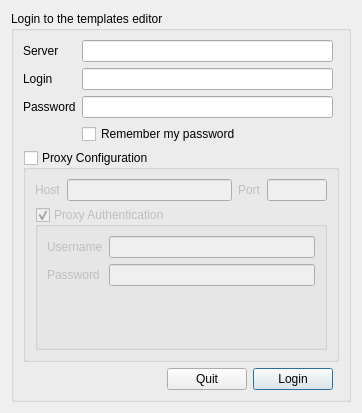
<?xml version="1.0" encoding="UTF-8"?>
<ui version="4.0">
 <class>LoginWindow</class>
 <widget class="QDialog" name="LoginWindow">
  <property name="windowModality">
   <enum>Qt::ApplicationModal</enum>
  </property>
  <property name="geometry">
   <rect>
    <x>0</x>
    <y>0</y>
    <width>362</width>
    <height>413</height>
   </rect>
  </property>
  <property name="sizePolicy">
   <sizepolicy hsizetype="Preferred" vsizetype="Minimum">
    <horstretch>0</horstretch>
    <verstretch>0</verstretch>
   </sizepolicy>
  </property>
  <property name="windowTitle">
   <string>Templates Editor</string>
  </property>
  <property name="modal">
   <bool>true</bool>
  </property>
  <layout class="QGridLayout" name="gridLayout">
   <item row="0" column="0">
    <widget class="QGroupBox" name="groupBox">
     <property name="title">
      <string>Login to the templates editor</string>
     </property>
     <layout class="QGridLayout" name="gridLayout_2">
      <item row="3" column="1" colspan="2">
       <widget class="QCheckBox" name="check_keeppw">
        <property name="text">
         <string>Remember my password</string>
        </property>
       </widget>
      </item>
      <item row="1" column="0">
       <widget class="QLabel" name="label">
        <property name="text">
         <string>Login</string>
        </property>
       </widget>
      </item>
      <item row="2" column="0">
       <widget class="QLabel" name="label_2">
        <property name="text">
         <string>Password</string>
        </property>
       </widget>
      </item>
      <item row="1" column="1">
       <widget class="QLineEdit" name="txt_login"/>
      </item>
      <item row="0" column="0">
       <widget class="QLabel" name="label_3">
        <property name="text">
         <string>Server</string>
        </property>
       </widget>
      </item>
      <item row="4" column="0" colspan="3">
       <widget class="QGroupBox" name="proxy_config">
        <property name="sizePolicy">
         <sizepolicy hsizetype="Preferred" vsizetype="Minimum">
          <horstretch>0</horstretch>
          <verstretch>0</verstretch>
         </sizepolicy>
        </property>
        <property name="styleSheet">
         <string notr="true"/>
        </property>
        <property name="title">
         <string>Proxy Configuration</string>
        </property>
        <property name="flat">
         <bool>false</bool>
        </property>
        <property name="checkable">
         <bool>true</bool>
        </property>
        <property name="checked">
         <bool>false</bool>
        </property>
        <layout class="QGridLayout" name="gridLayout_3">
         <item row="0" column="0">
          <widget class="QLabel" name="label_4">
           <property name="text">
            <string>Host</string>
           </property>
          </widget>
         </item>
         <item row="0" column="1">
          <widget class="QLineEdit" name="txt_proxyhost"/>
         </item>
         <item row="0" column="2">
          <widget class="QLabel" name="label_5">
           <property name="text">
            <string>Port</string>
           </property>
          </widget>
         </item>
         <item row="0" column="3">
          <widget class="QLineEdit" name="txt_proxyport">
           <property name="maximumSize">
            <size>
             <width>60</width>
             <height>16777215</height>
            </size>
           </property>
           <property name="maxLength">
            <number>4</number>
           </property>
          </widget>
         </item>
         <item row="1" column="0" colspan="4">
          <widget class="QGroupBox" name="proxy_auth">
           <property name="title">
            <string>Proxy Authentication</string>
           </property>
           <property name="checkable">
            <bool>true</bool>
           </property>
           <layout class="QFormLayout" name="formLayout">
            <item row="0" column="0">
             <widget class="QLabel" name="label_proxylogin">
              <property name="text">
               <string>Username</string>
              </property>
             </widget>
            </item>
            <item row="0" column="1">
             <widget class="QLineEdit" name="txt_proxyuser"/>
            </item>
            <item row="1" column="0">
             <widget class="QLabel" name="label_proxypass">
              <property name="text">
               <string>Password</string>
              </property>
             </widget>
            </item>
            <item row="1" column="1">
             <widget class="QLineEdit" name="txt_proxypass">
              <property name="echoMode">
               <enum>QLineEdit::Password</enum>
              </property>
             </widget>
            </item>
           </layout>
          </widget>
         </item>
        </layout>
       </widget>
      </item>
      <item row="0" column="1">
       <widget class="QLineEdit" name="txt_server"/>
      </item>
      <item row="2" column="1">
       <widget class="QLineEdit" name="txt_password">
        <property name="maxLength">
         <number>31</number>
        </property>
        <property name="echoMode">
         <enum>QLineEdit::Password</enum>
        </property>
       </widget>
      </item>
      <item row="5" column="0" colspan="2">
       <layout class="QHBoxLayout" name="horizontalLayout">
        <item>
         <spacer name="horizontalSpacer">
          <property name="orientation">
           <enum>Qt::Horizontal</enum>
          </property>
          <property name="sizeHint" stdset="0">
           <size>
            <width>40</width>
            <height>20</height>
           </size>
          </property>
         </spacer>
        </item>
        <item>
         <widget class="QPushButton" name="quitButton">
          <property name="maximumSize">
           <size>
            <width>16777215</width>
            <height>16777215</height>
           </size>
          </property>
          <property name="text">
           <string>Quit</string>
          </property>
         </widget>
        </item>
        <item>
         <widget class="QPushButton" name="loginButton">
          <property name="maximumSize">
           <size>
            <width>16777215</width>
            <height>16777215</height>
           </size>
          </property>
          <property name="text">
           <string>Login</string>
          </property>
          <property name="default">
           <bool>true</bool>
          </property>
         </widget>
        </item>
       </layout>
      </item>
     </layout>
    </widget>
   </item>
  </layout>
 </widget>
 <tabstops>
  <tabstop>txt_server</tabstop>
  <tabstop>txt_login</tabstop>
  <tabstop>txt_password</tabstop>
  <tabstop>check_keeppw</tabstop>
  <tabstop>loginButton</tabstop>
  <tabstop>proxy_config</tabstop>
  <tabstop>txt_proxyhost</tabstop>
  <tabstop>txt_proxyport</tabstop>
  <tabstop>proxy_auth</tabstop>
  <tabstop>txt_proxyuser</tabstop>
  <tabstop>txt_proxypass</tabstop>
  <tabstop>quitButton</tabstop>
 </tabstops>
 <resources/>
 <connections>
  <connection>
   <sender>quitButton</sender>
   <signal>clicked()</signal>
   <receiver>LoginWindow</receiver>
   <slot>close()</slot>
   <hints>
    <hint type="sourcelabel">
     <x>138</x>
     <y>168</y>
    </hint>
    <hint type="destinationlabel">
     <x>199</x>
     <y>149</y>
    </hint>
   </hints>
  </connection>
  <connection>
   <sender>LoginWindow</sender>
   <signal>rejected()</signal>
   <receiver>LoginWindow</receiver>
   <slot>close()</slot>
   <hints>
    <hint type="sourcelabel">
     <x>139</x>
     <y>83</y>
    </hint>
    <hint type="destinationlabel">
     <x>139</x>
     <y>83</y>
    </hint>
   </hints>
  </connection>
 </connections>
</ui>
